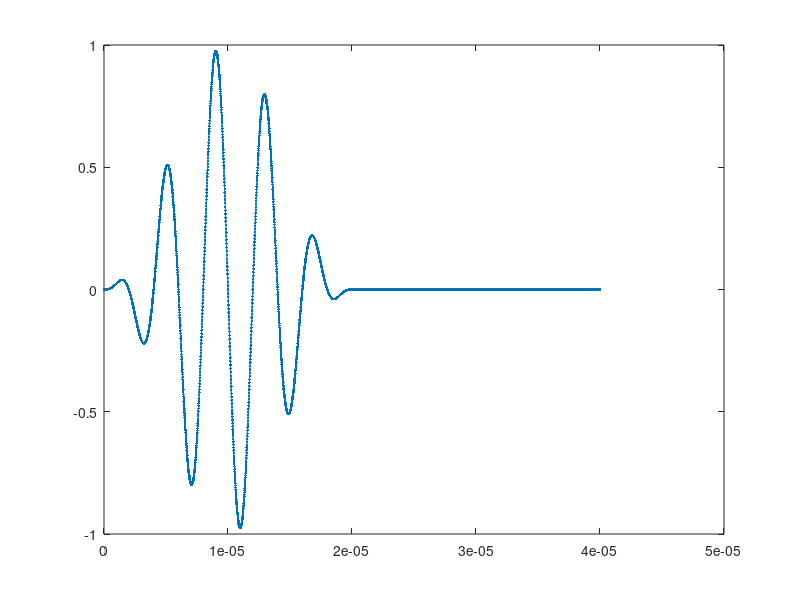

The MATLAB script that drew this image: (Note: this script raises an error after producing the figure.)
clear all; %#ok
close all;

%% problem definition
name = 'dynamicBar1D (Central Difference Method)';

% static parameters
E = 70e9;
A = 0.01;
L = 1.0;

% dynamic parameters
rho = 27;              % mass density
alpha = 0.0;            % damping coefficient
kappa = rho * alpha;

soundSpeed = sqrt(E/rho);

tStart = 0;
tStop = 2e-4;
nTimeSteps = 20000;
deltaT = (tStop-tStart)/nTimeSteps;

% force
Fhat = 0.5;
f = 250000;
omega = 2*pi*f;
n = 5;
fExt = @(t) (t<n/f).*sin(omega*t).*sin(omega*t/2/n).^2;

figure(2)
t = 0:deltaT:2*n/f;
plot(t,fExt(t),'.-');
drawnow
figure(2)


% numerial parameters
p = 1;
N = 500;

problem = poCreateDynamicBarProblem(E, A, rho, kappa, L, p, N, @(x) 0, tStart, tStop, nTimeSteps);
problem.dynamics.timeIntegration = 'Central Difference';

% initialize dynamic problem
problem = poInitializeDynamicProblem(problem);
problem.name = name;

%% dynamic analysis
displacementAtLastNode = zeros(problem.dynamics.nTimeSteps, 1);
displacementAtMiddleNode = zeros(problem.dynamics.nTimeSteps, 1);

% create system matrices
[ allMe, allDe, allKe, allFe, allLe ] = goCreateDynamicElementMatrices( problem );

% assemble
M = goAssembleMatrix(allMe, allLe);
D = goAssembleMatrix(allDe, allLe);
K = goAssembleMatrix(allKe, allLe);
F = goAssembleVector(allFe, allLe);

% set initial displacement and velocity
[ nTotalDof ] = goNumberOfDof(problem);
U0Dynamic = zeros(nTotalDof, 1);
V0Dynamic = zeros(nTotalDof, 1);

% compute initial acceleration
[ A0Dynamic ] = goComputeInitialAcceleration(problem, M, D, K, F, U0Dynamic, V0Dynamic);

% initialize values
[ UOldDynamic, UDynamic ] = cdmInitialize(problem, U0Dynamic, V0Dynamic, A0Dynamic);

% create effective system matrices
[ KEff ] = cdmEffectiveSystemStiffnessMatrix(problem, M, D, K);
middleIndex = round((size(problem.nodes,2)-1)/2)+1;
    
for timeStep = 1 : problem.dynamics.nTimeSteps
    
    if mod(timeStep,100)==0
        disp(['Time step ', num2str(timeStep), '/', num2str(problem.dynamics.nTimeSteps)]);
    end
    
    % extract necessary quantities from solution
    displacementAtLastNode(timeStep) = UDynamic(end);
    displacementAtMiddleNode(timeStep) = UDynamic(middleIndex);
    
    % calculate effective force vector
    [ FEff ] = cdmEffectiveSystemForceVector(problem, M, D, K, F, UDynamic, UOldDynamic);
    
    time = problem.dynamics.tStart + (timeStep-1) * problem.dynamics.tStop / problem.dynamics.nTimeSteps;
    last = size(problem.nodes,2);
    FEff(last) = FEff(last) + fExt(time);
        
    % solve linear system of equations (UNewDynamic = KEff \ FEff)
    UNewDynamic = moSolveSparseSystem( KEff, FEff );
    
    % calculate velocities and accelerations
    [ VDynamic, ADynamic ] = cdmVelocityAcceleration(problem, UNewDynamic, UDynamic, UOldDynamic);
    
    % update kinematic quantities
    [ UDynamic, UOldDynamic ] = cdmUpdateKinematics(UNewDynamic, UDynamic);
    
end

% disassemble
[ allUe ] = goDisassembleVector( UDynamic, allLe );

% check for stability
poCheckDynamicStabilityCDM(problem, M, K);


%% post processing
timeVector = goGetTimeVector(problem);

% plotting necessary quantities over time
figure(1);
hold on;
plot(timeVector, displacementAtMiddleNode, 'g--', 'LineWidth', 1.6);
plot(timeVector, displacementAtLastNode, 'r--', 'LineWidth', 1.6);

travelTime = 8*(1-problem.nodes(middle2))/soundSpeed;
plot(timeVector-travelTime, displacementAtMiddleNode2, 'b-.', 'LineWidth', 1.6);

legend(['x=',num2str(problem.nodes(middle1))],['x=',num2str(problem.nodes(middle2))],['x=',num2str(problem.nodes(end))]);

%F0 = 1;
%c = sqrt(E/rho);
%ref = @(x,t) F0*L/(E*A*omega/c*L*cos(omega/c*L))*sin(omega/c*x)*cos(omega*t);
%t = linspace(0,20,1000);
%plot(t,ref(L,t));

figure(1)
